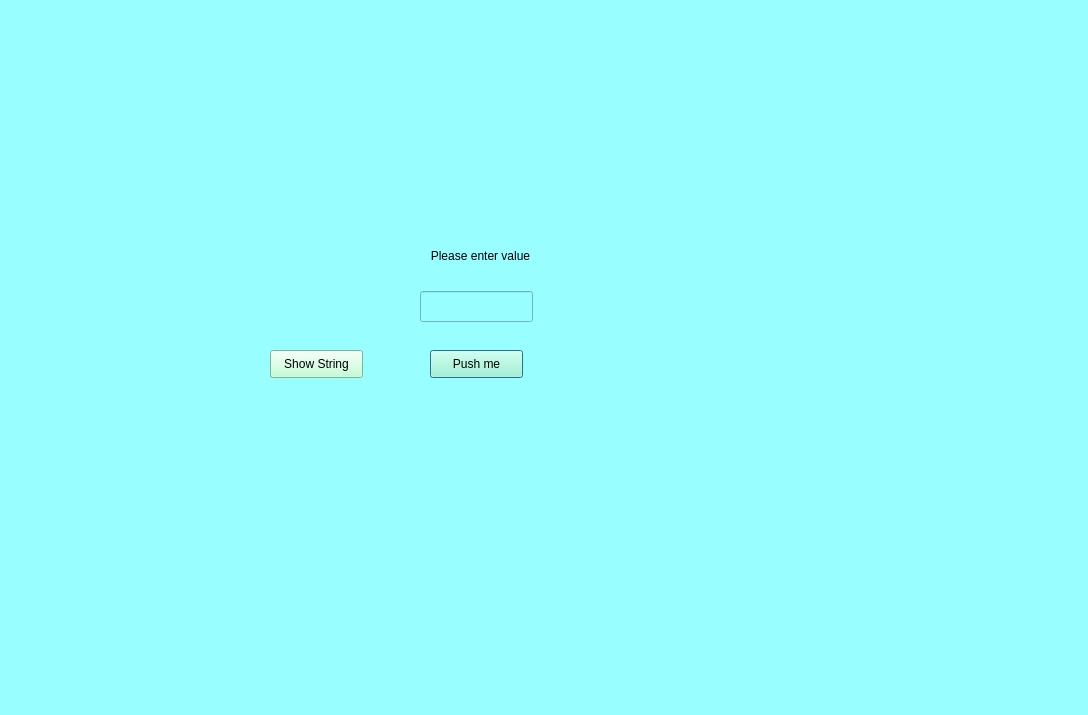
<?xml version="1.0" encoding="UTF-8"?>
<ui version="4.0">
 <class>Dialog</class>
 <widget class="QDialog" name="Dialog">
  <property name="geometry">
   <rect>
    <x>0</x>
    <y>0</y>
    <width>1088</width>
    <height>715</height>
   </rect>
  </property>
  <property name="windowTitle">
   <string>Dialog</string>
  </property>
  <property name="styleSheet">
   <string notr="true">background-color: rgb(152, 254, 255);
selection-color: rgb(255, 255, 255);
border-color: rgb(255, 255, 255);
border-bottom-color: rgb(255, 255, 255);
font: 11pt &quot;Agency FB&quot;;
</string>
  </property>
  <widget class="QPushButton" name="PressMeButton">
   <property name="geometry">
    <rect>
     <x>430</x>
     <y>350</y>
     <width>93</width>
     <height>28</height>
    </rect>
   </property>
   <property name="styleSheet">
    <string notr="true">background-color: rgb(153, 255, 208);
</string>
   </property>
   <property name="text">
    <string>Push me</string>
   </property>
  </widget>
  <widget class="QLineEdit" name="lineEdit">
   <property name="geometry">
    <rect>
     <x>420</x>
     <y>291</y>
     <width>113</width>
     <height>31</height>
    </rect>
   </property>
   <property name="alignment">
    <set>Qt::AlignCenter</set>
   </property>
  </widget>
  <widget class="QLabel" name="label">
   <property name="geometry">
    <rect>
     <x>410</x>
     <y>240</y>
     <width>141</width>
     <height>31</height>
    </rect>
   </property>
   <property name="styleSheet">
    <string notr="true">font: 10pt &quot;Agency FB&quot;;
font: 11pt &quot;Agency FB&quot;;
font: 12pt &quot;Agency FB&quot;;</string>
   </property>
   <property name="text">
    <string>Please enter value</string>
   </property>
   <property name="alignment">
    <set>Qt::AlignCenter</set>
   </property>
  </widget>
  <widget class="QPushButton" name="showStringButton">
   <property name="geometry">
    <rect>
     <x>270</x>
     <y>350</y>
     <width>93</width>
     <height>28</height>
    </rect>
   </property>
   <property name="styleSheet">
    <string notr="true">background-color: rgb(178, 255, 204);</string>
   </property>
   <property name="text">
    <string>Show String</string>
   </property>
  </widget>
  <widget class="QLabel" name="label_2">
   <property name="geometry">
    <rect>
     <x>40</x>
     <y>40</y>
     <width>201</width>
     <height>191</height>
    </rect>
   </property>
   <property name="text">
    <string/>
   </property>
   <property name="pixmap">
    <pixmap>Lenna.jpg</pixmap>
   </property>
   <property name="scaledContents">
    <bool>true</bool>
   </property>
  </widget>
 </widget>
 <resources/>
 <connections/>
</ui>
